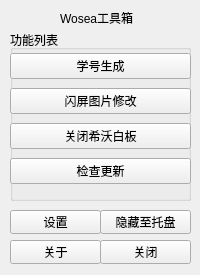
<?xml version="1.0" encoding="UTF-8"?>
<ui version="4.0">
 <class>MainWindow</class>
 <widget class="QMainWindow" name="MainWindow">
  <property name="geometry">
   <rect>
    <x>0</x>
    <y>0</y>
    <width>200</width>
    <height>275</height>
   </rect>
  </property>
  <property name="minimumSize">
   <size>
    <width>200</width>
    <height>275</height>
   </size>
  </property>
  <property name="maximumSize">
   <size>
    <width>200</width>
    <height>275</height>
   </size>
  </property>
  <property name="windowTitle">
   <string>Wosea</string>
  </property>
  <property name="windowIcon">
   <iconset>
    <normaloff>../icon.png</normaloff>../icon.png</iconset>
  </property>
  <property name="dockOptions">
   <set>QMainWindow::AllowTabbedDocks|QMainWindow::AnimatedDocks</set>
  </property>
  <widget class="QWidget" name="centralwidget">
   <widget class="QLabel" name="nameLabel">
    <property name="geometry">
     <rect>
      <x>60</x>
      <y>10</y>
      <width>81</width>
      <height>16</height>
     </rect>
    </property>
    <property name="text">
     <string>Wosea工具箱</string>
    </property>
   </widget>
   <widget class="QGroupBox" name="buttonBox">
    <property name="geometry">
     <rect>
      <x>10</x>
      <y>30</y>
      <width>181</width>
      <height>171</height>
     </rect>
    </property>
    <property name="title">
     <string>功能列表</string>
    </property>
    <widget class="QWidget" name="verticalLayoutWidget">
     <property name="geometry">
      <rect>
       <x>0</x>
       <y>20</y>
       <width>181</width>
       <height>141</height>
      </rect>
     </property>
     <layout class="QVBoxLayout" name="verticalLayout">
      <item>
       <widget class="QPushButton" name="genNumButton">
        <property name="text">
         <string>学号生成</string>
        </property>
       </widget>
      </item>
      <item>
       <widget class="QPushButton" name="changeFlashImageButton">
        <property name="text">
         <string>闪屏图片修改</string>
        </property>
       </widget>
      </item>
      <item>
       <widget class="QPushButton" name="closeSeewoNoteButton">
        <property name="text">
         <string>关闭希沃白板</string>
        </property>
       </widget>
      </item>
      <item>
       <widget class="QPushButton" name="checkUpdateButton">
        <property name="text">
         <string>检查更新</string>
        </property>
       </widget>
      </item>
     </layout>
    </widget>
   </widget>
   <widget class="QPushButton" name="settingButton">
    <property name="geometry">
     <rect>
      <x>10</x>
      <y>210</y>
      <width>91</width>
      <height>24</height>
     </rect>
    </property>
    <property name="text">
     <string>设置</string>
    </property>
   </widget>
   <widget class="QPushButton" name="hideButton">
    <property name="geometry">
     <rect>
      <x>100</x>
      <y>210</y>
      <width>91</width>
      <height>24</height>
     </rect>
    </property>
    <property name="text">
     <string>隐藏至托盘</string>
    </property>
   </widget>
   <widget class="QPushButton" name="aboutButton">
    <property name="geometry">
     <rect>
      <x>10</x>
      <y>240</y>
      <width>91</width>
      <height>24</height>
     </rect>
    </property>
    <property name="text">
     <string>关于</string>
    </property>
   </widget>
   <widget class="QPushButton" name="closeButton">
    <property name="geometry">
     <rect>
      <x>100</x>
      <y>240</y>
      <width>91</width>
      <height>24</height>
     </rect>
    </property>
    <property name="text">
     <string>关闭</string>
    </property>
   </widget>
  </widget>
 </widget>
 <resources/>
 <connections/>
</ui>
